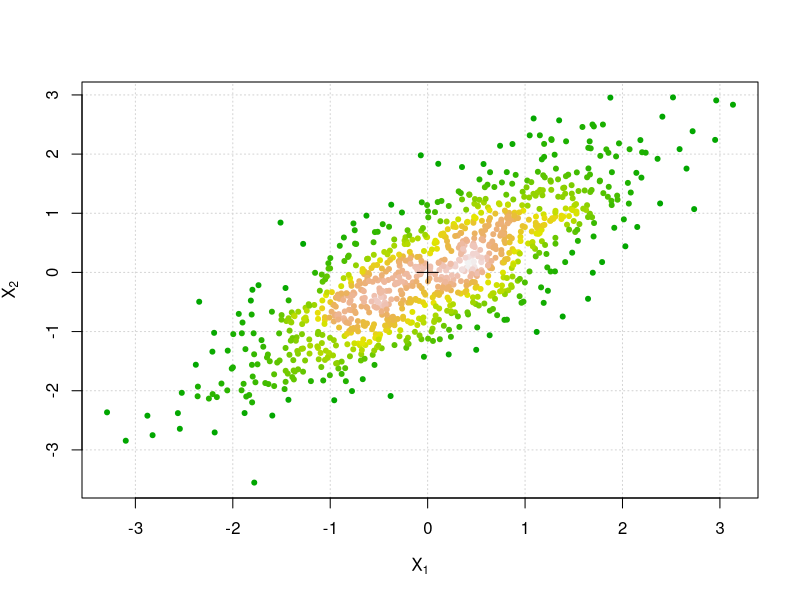
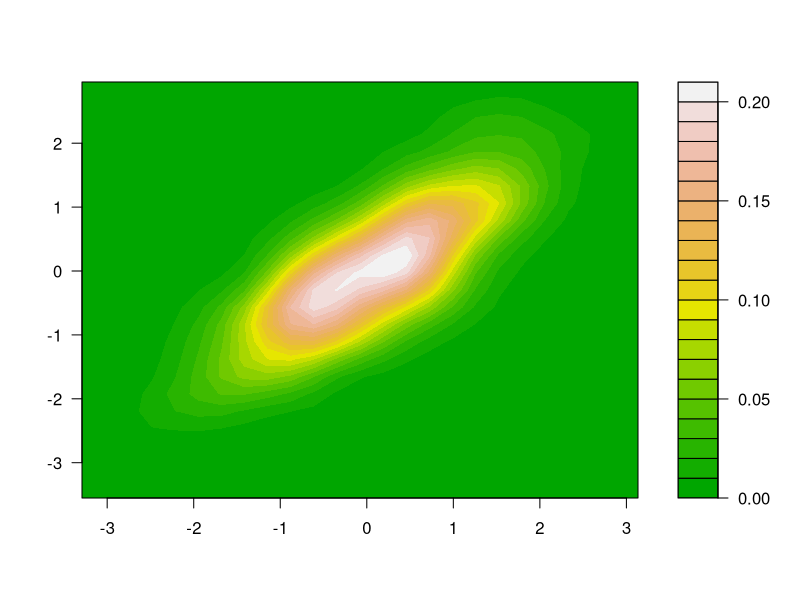
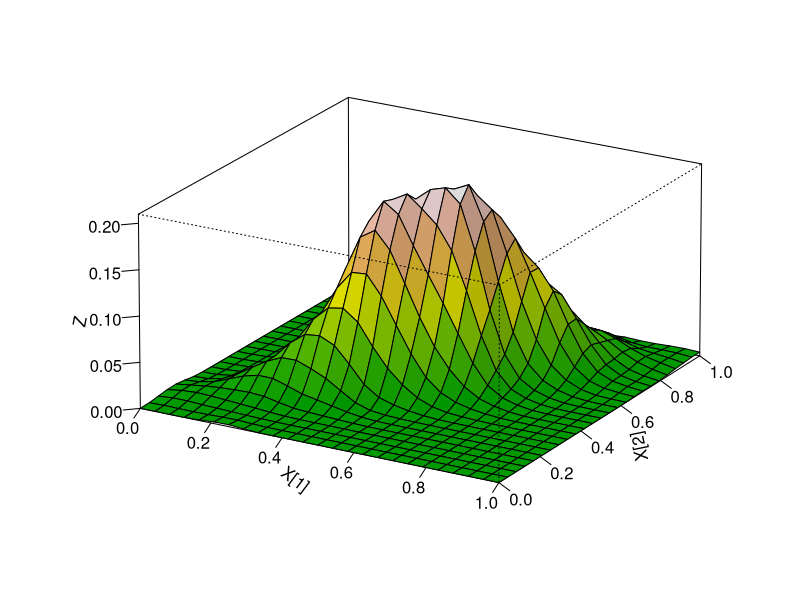

These charts were generated, in order, by the following R code:
## ---- chunk 1
library(mvtnorm)
n <- c(26, 24, 20, 33, 32)
V <- diag(1 / n)
df <- 130
C <- matrix(c(
  1, 1, 1, 0, 0, -1, 0, 0, 1, 0,
  0, -1, 0, 0, 1, 0, 0, 0, -1, -1,
  0, 0, -1, 0, 0
), ncol = 5)
cv <- C %*% V %*% t(C) ## covariance matrix
dv <- t(1 / sqrt(diag(cv)))
cr <- cv * (t(dv) %*% dv) ## correlation matrix
delta <- rep(0, 5)
Tn <- qmvt(0.95,
  df = df, delta = delta, corr = cr,
  abseps = 0.0001, maxpts = 100000, tail = "both"
)
Tn
## ---- chunk 2
library(MASS)
n <- 1000 # 样本量
X <- mvrnorm(n, mu = rep(0, 2), Sigma = matrix(c(1, 0.8, 0.8, 1), ncol = 2, byrow = TRUE))
plot(X,
  pch = 20, panel.first = grid(), cex = 1,
  col = densCols(X, colramp = terrain.colors),
  xlab = expression(X[1]), ylab = expression(X[2])
)
points(x =0, y = 0, pch = 3, cex = 2)
## ---- chunk 3
f1 <- kde2d(X[, 1], X[, 2], n = 25)
filled.contour(f1, color.palette = terrain.colors)

library(shape)
persp(f1$z, 
  xlab = expression(X[1]), ylab = expression(X[2]),
  zlab = expression(Z),
  col = drapecol(f1$z, col = terrain.colors(20)),
  theta = 30, phi = 20, 
  r = 50, d = 0.1, expand = 0.5, ltheta = 90, lphi = 180,
  shade = 0.1, ticktype = "detailed", nticks = 5
)
